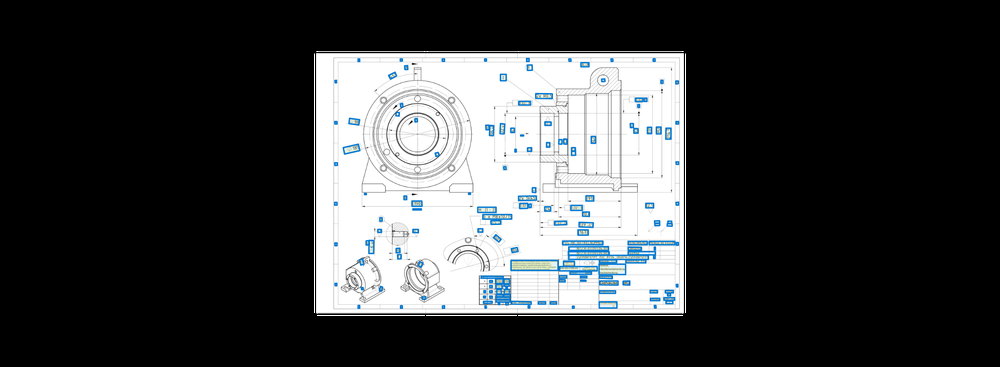
#> input picture image1.png, 1000 x 367 px, shrunk from 2181 x 801 before the run
$ python imagecompare.py
#> lines starting #> are read from the running program, lines starting #| are printed output that depends on the picture; after the words box and inside, x2 and y2 are one past the last pixel; in counts of white or black regions, pixels touching at a corner belong together
import cv2
import numpy as np
import matplotlib.pyplot as plt

# Load the images
image1 = cv2.imread('image1.png')
#> image1 is the input picture: shape (367, 1000, 3); mean B, G, R 63.8, 62.8, 61.1
image2 = cv2.imread('image2.png')
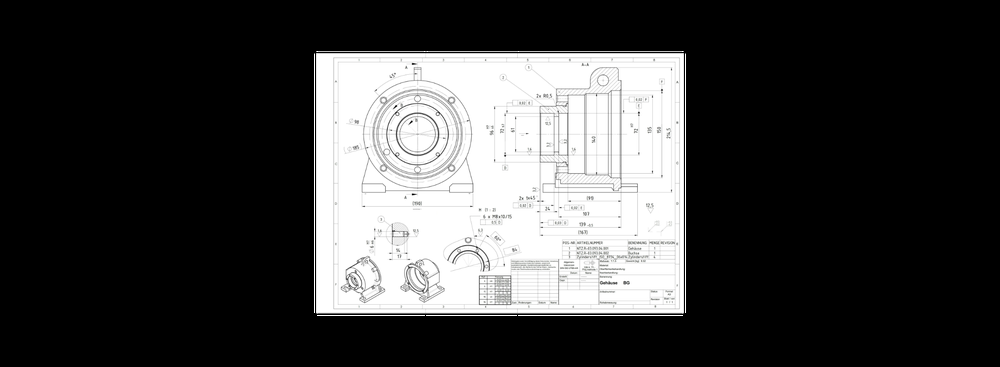
#> input picture image2.png, 1000 x 367 px, shrunk from 2181 x 801 before the run
#> image2 is the input picture: shape (367, 1000, 3); mean B, G, R 64.2, 64.2, 64.2

# Convert the images to grayscale
gray1 = cv2.cvtColor(image1, cv2.COLOR_BGR2GRAY)
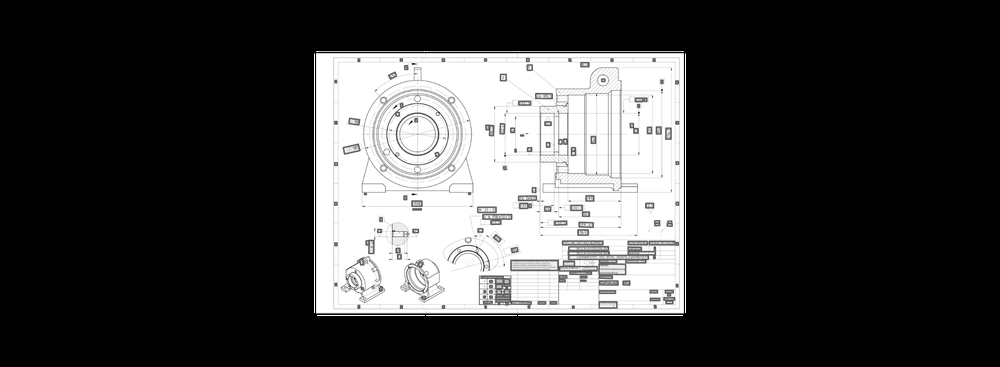
#> gray1: shape (367, 1000); min 0, max 255, mean 62.4
gray2 = cv2.cvtColor(image2, cv2.COLOR_BGR2GRAY)

# Compute the absolute difference between the two images
diff = cv2.absdiff(gray1, gray2)
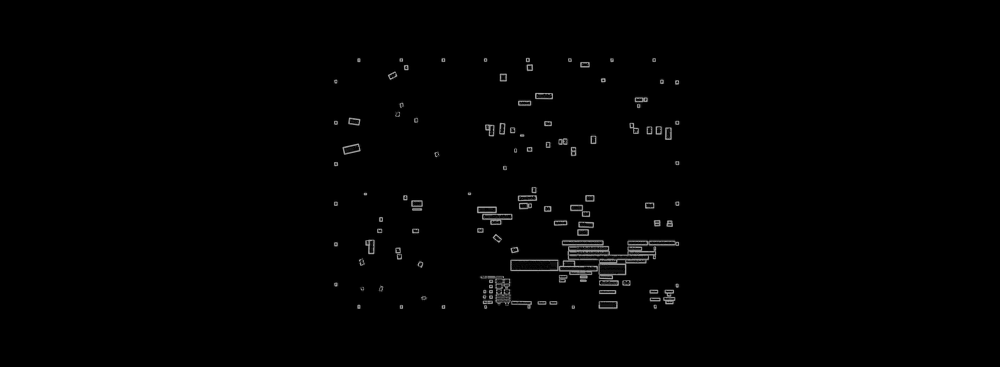
#> diff: shape (367, 1000); min 0, max 170, mean 1.9

# Use a threshold to highlight the differences
_, thresh = cv2.threshold(diff, 30, 255, cv2.THRESH_BINARY)
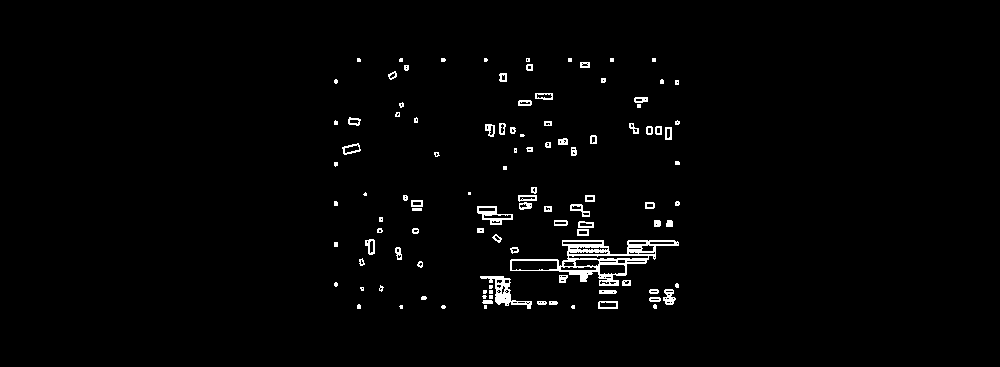
#> thresh: shape (367, 1000); 1.8% white in thin lines or dots, all inside (x1, y1, x2, y2) = (334, 58, 680, 309)

# Display the original images and the difference
plt.figure(figsize=(10,10))
plt.subplot(131), plt.imshow(cv2.cvtColor(image1, cv2.COLOR_BGR2RGB)), plt.title('Image 1')
plt.subplot(132), plt.imshow(cv2.cvtColor(image2, cv2.COLOR_BGR2RGB)), plt.title('Image 2')
plt.subplot(133), plt.imshow(thresh, cmap='gray'), plt.title('Differences')
plt.show()
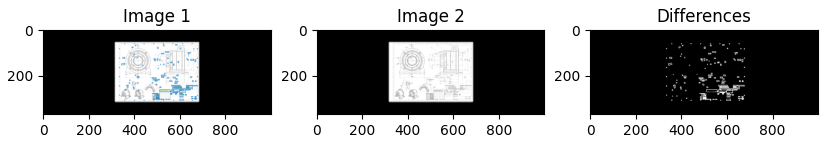
#> figure drawn by matplotlib, 3 panels
